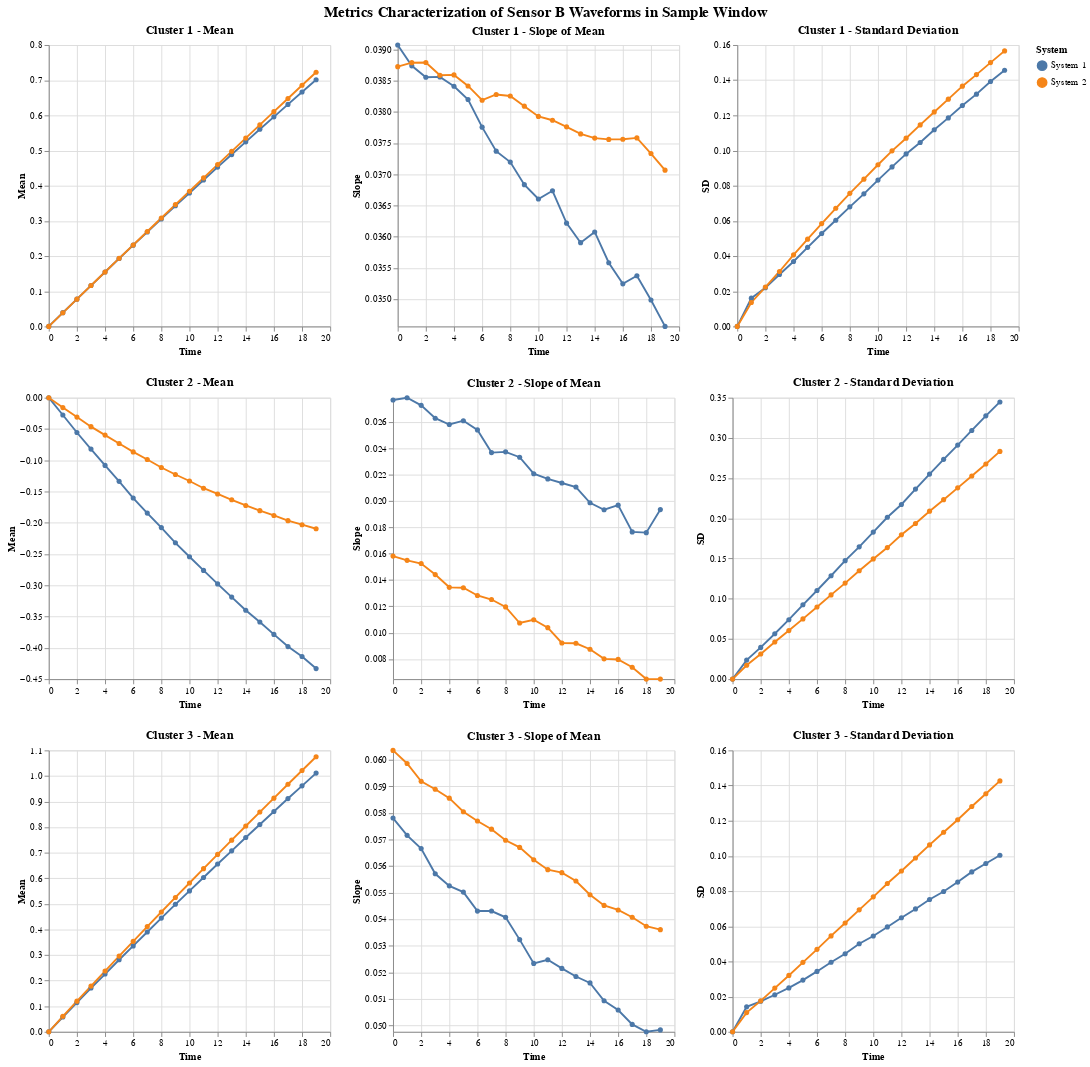

Notebook source saved alongside this figure:
### Code cell
plotAllClusters(B_sample_window_zero, y_pred, "Sample", "B")
